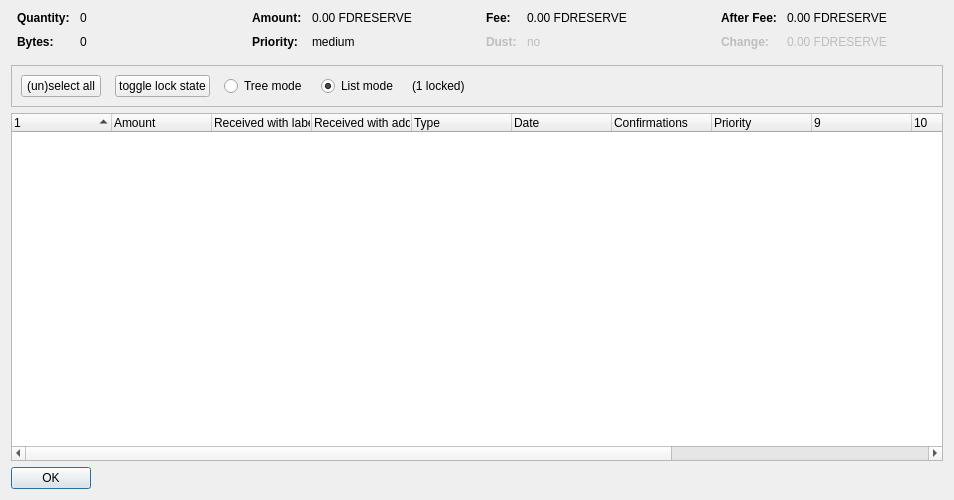
<?xml version="1.0" encoding="UTF-8"?>
<ui version="4.0">
 <class>CoinControlDialog</class>
 <widget class="QDialog" name="CoinControlDialog">
  <property name="geometry">
   <rect>
    <x>0</x>
    <y>0</y>
    <width>954</width>
    <height>500</height>
   </rect>
  </property>
  <property name="windowTitle">
   <string>Coin Selection</string>
  </property>
  <layout class="QVBoxLayout" name="verticalLayout">
   <item>
    <layout class="QHBoxLayout" name="horizontalLayoutTop" stretch="0,0,0,0">
     <property name="topMargin">
      <number>0</number>
     </property>
     <property name="bottomMargin">
      <number>10</number>
     </property>
     <item>
      <layout class="QFormLayout" name="formLayoutCoinControl1">
       <property name="horizontalSpacing">
        <number>10</number>
       </property>
       <property name="verticalSpacing">
        <number>10</number>
       </property>
       <property name="leftMargin">
        <number>6</number>
       </property>
       <property name="rightMargin">
        <number>6</number>
       </property>
       <item row="0" column="0">
        <widget class="QLabel" name="labelCoinControlQuantityText">
         <property name="font">
          <font>
           <weight>75</weight>
           <bold>true</bold>
          </font>
         </property>
         <property name="text">
          <string>Quantity:</string>
         </property>
        </widget>
       </item>
       <item row="0" column="1">
        <widget class="QLabel" name="labelCoinControlQuantity">
         <property name="cursor">
          <cursorShape>IBeamCursor</cursorShape>
         </property>
         <property name="contextMenuPolicy">
          <enum>Qt::ActionsContextMenu</enum>
         </property>
         <property name="text">
          <string notr="true">0</string>
         </property>
         <property name="textInteractionFlags">
          <set>Qt::LinksAccessibleByMouse|Qt::TextSelectableByKeyboard|Qt::TextSelectableByMouse</set>
         </property>
        </widget>
       </item>
       <item row="1" column="0">
        <widget class="QLabel" name="labelCoinControlBytesText">
         <property name="font">
          <font>
           <weight>75</weight>
           <bold>true</bold>
          </font>
         </property>
         <property name="text">
          <string>Bytes:</string>
         </property>
        </widget>
       </item>
       <item row="1" column="1">
        <widget class="QLabel" name="labelCoinControlBytes">
         <property name="cursor">
          <cursorShape>IBeamCursor</cursorShape>
         </property>
         <property name="contextMenuPolicy">
          <enum>Qt::ActionsContextMenu</enum>
         </property>
         <property name="text">
          <string notr="true">0</string>
         </property>
         <property name="textInteractionFlags">
          <set>Qt::LinksAccessibleByMouse|Qt::TextSelectableByKeyboard|Qt::TextSelectableByMouse</set>
         </property>
        </widget>
       </item>
      </layout>
     </item>
     <item>
      <layout class="QFormLayout" name="formLayoutCoinControl2">
       <property name="horizontalSpacing">
        <number>10</number>
       </property>
       <property name="verticalSpacing">
        <number>10</number>
       </property>
       <property name="leftMargin">
        <number>6</number>
       </property>
       <property name="rightMargin">
        <number>6</number>
       </property>
       <item row="0" column="0">
        <widget class="QLabel" name="labelCoinControlAmountText">
         <property name="font">
          <font>
           <weight>75</weight>
           <bold>true</bold>
          </font>
         </property>
         <property name="text">
          <string>Amount:</string>
         </property>
        </widget>
       </item>
       <item row="0" column="1">
        <widget class="QLabel" name="labelCoinControlAmount">
         <property name="cursor">
          <cursorShape>IBeamCursor</cursorShape>
         </property>
         <property name="contextMenuPolicy">
          <enum>Qt::ActionsContextMenu</enum>
         </property>
         <property name="text">
          <string notr="true">0.00 FDRESERVE</string>
         </property>
         <property name="textInteractionFlags">
          <set>Qt::LinksAccessibleByMouse|Qt::TextSelectableByKeyboard|Qt::TextSelectableByMouse</set>
         </property>
        </widget>
       </item>
       <item row="1" column="0">
        <widget class="QLabel" name="labelCoinControlPriorityText">
         <property name="font">
          <font>
           <weight>75</weight>
           <bold>true</bold>
          </font>
         </property>
         <property name="text">
          <string>Priority:</string>
         </property>
        </widget>
       </item>
       <item row="1" column="1">
        <widget class="QLabel" name="labelCoinControlPriority">
         <property name="cursor">
          <cursorShape>IBeamCursor</cursorShape>
         </property>
         <property name="contextMenuPolicy">
          <enum>Qt::ActionsContextMenu</enum>
         </property>
         <property name="text">
          <string>medium</string>
         </property>
         <property name="textInteractionFlags">
          <set>Qt::LinksAccessibleByMouse|Qt::TextSelectableByKeyboard|Qt::TextSelectableByMouse</set>
         </property>
        </widget>
       </item>
      </layout>
     </item>
     <item>
      <layout class="QFormLayout" name="formLayoutCoinControl3">
       <property name="horizontalSpacing">
        <number>10</number>
       </property>
       <property name="verticalSpacing">
        <number>10</number>
       </property>
       <property name="leftMargin">
        <number>6</number>
       </property>
       <property name="rightMargin">
        <number>6</number>
       </property>
       <item row="0" column="0">
        <widget class="QLabel" name="labelCoinControlFeeText">
         <property name="font">
          <font>
           <weight>75</weight>
           <bold>true</bold>
          </font>
         </property>
         <property name="text">
          <string>Fee:</string>
         </property>
        </widget>
       </item>
       <item row="0" column="1">
        <widget class="QLabel" name="labelCoinControlFee">
         <property name="cursor">
          <cursorShape>IBeamCursor</cursorShape>
         </property>
         <property name="contextMenuPolicy">
          <enum>Qt::ActionsContextMenu</enum>
         </property>
         <property name="text">
          <string notr="true">0.00 FDRESERVE</string>
         </property>
         <property name="textInteractionFlags">
          <set>Qt::LinksAccessibleByMouse|Qt::TextSelectableByKeyboard|Qt::TextSelectableByMouse</set>
         </property>
        </widget>
       </item>
       <item row="1" column="0">
        <widget class="QLabel" name="labelCoinControlLowOutputText">
         <property name="enabled">
          <bool>false</bool>
         </property>
         <property name="font">
          <font>
           <weight>75</weight>
           <bold>true</bold>
          </font>
         </property>
         <property name="text">
          <string>Dust:</string>
         </property>
        </widget>
       </item>
       <item row="1" column="1">
        <widget class="QLabel" name="labelCoinControlLowOutput">
         <property name="enabled">
          <bool>false</bool>
         </property>
         <property name="cursor">
          <cursorShape>IBeamCursor</cursorShape>
         </property>
         <property name="contextMenuPolicy">
          <enum>Qt::ActionsContextMenu</enum>
         </property>
         <property name="text">
          <string>no</string>
         </property>
         <property name="textInteractionFlags">
          <set>Qt::LinksAccessibleByMouse|Qt::TextSelectableByKeyboard|Qt::TextSelectableByMouse</set>
         </property>
        </widget>
       </item>
      </layout>
     </item>
     <item>
      <layout class="QFormLayout" name="formLayoutCoinControl4">
       <property name="horizontalSpacing">
        <number>10</number>
       </property>
       <property name="verticalSpacing">
        <number>10</number>
       </property>
       <property name="leftMargin">
        <number>6</number>
       </property>
       <property name="rightMargin">
        <number>6</number>
       </property>
       <item row="0" column="0">
        <widget class="QLabel" name="labelCoinControlAfterFeeText">
         <property name="font">
          <font>
           <weight>75</weight>
           <bold>true</bold>
          </font>
         </property>
         <property name="text">
          <string>After Fee:</string>
         </property>
        </widget>
       </item>
       <item row="0" column="1">
        <widget class="QLabel" name="labelCoinControlAfterFee">
         <property name="cursor">
          <cursorShape>IBeamCursor</cursorShape>
         </property>
         <property name="contextMenuPolicy">
          <enum>Qt::ActionsContextMenu</enum>
         </property>
         <property name="text">
          <string notr="true">0.00 FDRESERVE</string>
         </property>
         <property name="textInteractionFlags">
          <set>Qt::LinksAccessibleByMouse|Qt::TextSelectableByKeyboard|Qt::TextSelectableByMouse</set>
         </property>
        </widget>
       </item>
       <item row="1" column="0">
        <widget class="QLabel" name="labelCoinControlChangeText">
         <property name="enabled">
          <bool>false</bool>
         </property>
         <property name="font">
          <font>
           <weight>75</weight>
           <bold>true</bold>
          </font>
         </property>
         <property name="text">
          <string>Change:</string>
         </property>
        </widget>
       </item>
       <item row="1" column="1">
        <widget class="QLabel" name="labelCoinControlChange">
         <property name="enabled">
          <bool>false</bool>
         </property>
         <property name="cursor">
          <cursorShape>IBeamCursor</cursorShape>
         </property>
         <property name="contextMenuPolicy">
          <enum>Qt::ActionsContextMenu</enum>
         </property>
         <property name="text">
          <string notr="true">0.00 FDRESERVE</string>
         </property>
         <property name="textInteractionFlags">
          <set>Qt::LinksAccessibleByMouse|Qt::TextSelectableByKeyboard|Qt::TextSelectableByMouse</set>
         </property>
        </widget>
       </item>
      </layout>
     </item>
    </layout>
   </item>
   <item>
    <widget class="QFrame" name="frame">
     <property name="minimumSize">
      <size>
       <width>0</width>
       <height>40</height>
      </size>
     </property>
     <property name="frameShape">
      <enum>QFrame::StyledPanel</enum>
     </property>
     <property name="frameShadow">
      <enum>QFrame::Sunken</enum>
     </property>
     <layout class="QHBoxLayout" name="horizontalLayout">
      <item>
       <layout class="QHBoxLayout" name="horizontalLayoutPanel" stretch="0,0,0,0,0,0">
        <property name="spacing">
         <number>14</number>
        </property>
        <item>
         <widget class="QPushButton" name="pushButtonSelectAll">
          <property name="sizePolicy">
           <sizepolicy hsizetype="Maximum" vsizetype="Fixed">
            <horstretch>0</horstretch>
            <verstretch>0</verstretch>
           </sizepolicy>
          </property>
          <property name="text">
           <string>(un)select all</string>
          </property>
          <property name="autoDefault">
           <bool>false</bool>
          </property>
         </widget>
        </item>
        <item>
         <widget class="QPushButton" name="pushButtonToggleLock">
          <property name="sizePolicy">
           <sizepolicy hsizetype="Maximum" vsizetype="Fixed">
            <horstretch>0</horstretch>
            <verstretch>0</verstretch>
           </sizepolicy>
          </property>
          <property name="text">
           <string>toggle lock state</string>
          </property>
          <property name="autoDefault">
           <bool>false</bool>
          </property>
         </widget>
        </item>
        <item>
         <widget class="QRadioButton" name="radioTreeMode">
          <property name="sizePolicy">
           <sizepolicy hsizetype="Maximum" vsizetype="Fixed">
            <horstretch>0</horstretch>
            <verstretch>0</verstretch>
           </sizepolicy>
          </property>
          <property name="text">
           <string>Tree mode</string>
          </property>
         </widget>
        </item>
        <item>
         <widget class="QRadioButton" name="radioListMode">
          <property name="sizePolicy">
           <sizepolicy hsizetype="Maximum" vsizetype="Fixed">
            <horstretch>0</horstretch>
            <verstretch>0</verstretch>
           </sizepolicy>
          </property>
          <property name="text">
           <string>List mode</string>
          </property>
          <property name="checked">
           <bool>true</bool>
          </property>
         </widget>
        </item>
        <item>
         <widget class="QLabel" name="labelLocked">
          <property name="text">
           <string>(1 locked)</string>
          </property>
         </widget>
        </item>
        <item>
         <spacer name="horizontalSpacer">
          <property name="orientation">
           <enum>Qt::Horizontal</enum>
          </property>
          <property name="sizeHint" stdset="0">
           <size>
            <width>40</width>
            <height>20</height>
           </size>
          </property>
         </spacer>
        </item>
       </layout>
      </item>
     </layout>
    </widget>
   </item>
   <item>
    <widget class="CoinControlTreeWidget" name="treeWidget">
     <property name="contextMenuPolicy">
      <enum>Qt::CustomContextMenu</enum>
     </property>
     <property name="sortingEnabled">
      <bool>false</bool>
     </property>
     <property name="columnCount">
      <number>13</number>
     </property>
     <attribute name="headerShowSortIndicator" stdset="0">
      <bool>true</bool>
     </attribute>
     <attribute name="headerStretchLastSection">
      <bool>false</bool>
     </attribute>
     <column>
      <property name="text">
       <string/>
      </property>
     </column>
     <column>
      <property name="text">
       <string>Amount</string>
      </property>
     </column>
     <column>
      <property name="text">
       <string>Received with label</string>
      </property>
     </column>
     <column>
      <property name="text">
       <string>Received with address</string>
      </property>
     </column>
     <column>
      <property name="text">
	<string>Type</string>
      </property>
     </column>
     <column>
      <property name="text">	 
       <string>Date</string>
      </property>
     </column>
     <column>
      <property name="text">
       <string>Confirmations</string>
      </property>
      <property name="toolTip">
       <string>Confirmed</string>
      </property>
     </column>
     <column>
      <property name="text">
       <string>Priority</string>
      </property>
     </column>
     <column>
      <property name="text">
       <string/>
      </property>
     </column>
     <column>
      <property name="text">
       <string/>
      </property>
     </column>
     <column>
      <property name="text">
       <string/>
      </property>
     </column>
     <column>
      <property name="text">
       <string/>
      </property>
     </column>
     <column>
      <property name="text">
       <string/>
      </property>
     </column>
    </widget>
   </item>
   <item>
    <widget class="QDialogButtonBox" name="buttonBox">
     <property name="sizePolicy">
      <sizepolicy hsizetype="Maximum" vsizetype="Fixed">
       <horstretch>0</horstretch>
       <verstretch>0</verstretch>
      </sizepolicy>
     </property>
     <property name="orientation">
      <enum>Qt::Horizontal</enum>
     </property>
     <property name="standardButtons">
      <set>QDialogButtonBox::Ok</set>
     </property>
    </widget>
   </item>
  </layout>
 </widget>
 <customwidgets>
  <customwidget>
   <class>CoinControlTreeWidget</class>
   <extends>QTreeWidget</extends>
   <header>coincontroltreewidget.h</header>
  </customwidget>
 </customwidgets>
 <resources/>
 <connections/>
</ui>
